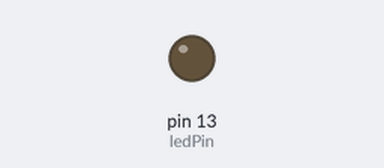
Bench run of a sketch on a simulated Arduino Uno, built with avr-gcc and run on an emulated ATmega328P. On the bench: output pins drawn as LEDs (lit = HIGH).

Above: at 1.2 s.
At 8.4 s:
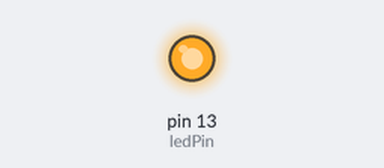
Timing chart, 0 to 8.7 s (numbered marks = the images above):
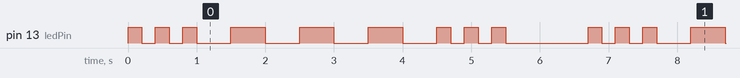

Measured:
- by itself, pin 13 (ledPin): repeats every 6.7 s: 2 × (LOW 0.20 s, HIGH 0.20 s), 3 × (LOW 0.50 s, HIGH 0.50 s), LOW 0.50 s, 2 × (HIGH 0.20 s, LOW 0.20 s), HIGH 0.20 s, LOW 1.2 s, HIGH 0.20 s
- by itself, everything shown: repeats every 6.7 s, in 18 steps

The sketch:

Morse-Code-SOS-Flasher.ino
```cpp
int ledPin = 13;
void setup()                         // run once, when the sketch starts
{
pinMode(ledPin, OUTPUT);            // sets the digital pin as output
}
void loop()
{
flash(200); flash(200); flash(200);  // S
delay(300);                        // otherwise the flashes run together
flash(500); flash(500); flash(500);  // O
flash(200); flash(200); flash(200);  // S
delay(1000);                       // wait 1 second before we start again
}
void flash(int duration)
{
digitalWrite(ledPin, HIGH);
delay(duration);
digitalWrite(ledPin, LOW);
delay(duration);
}
```
